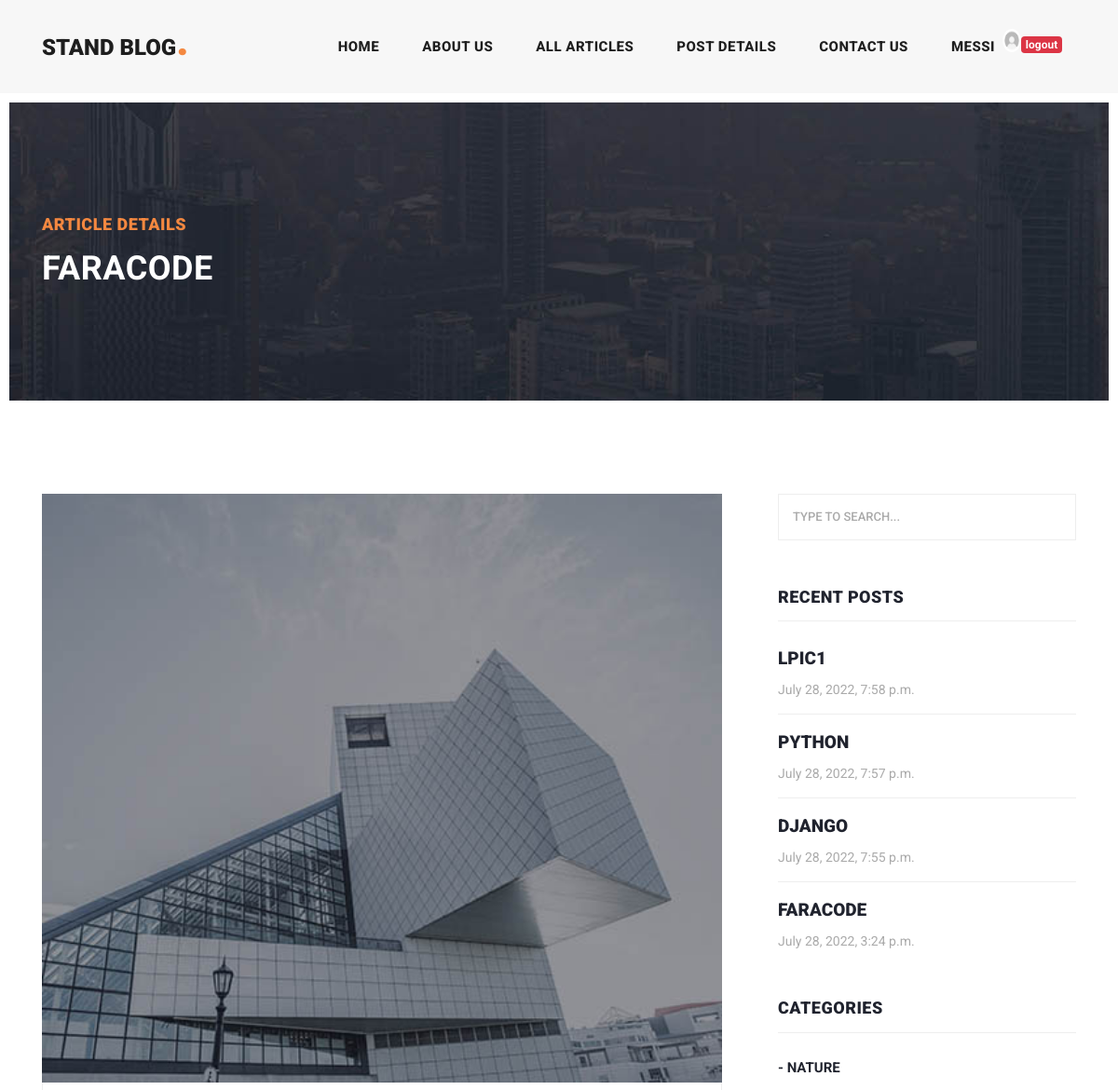
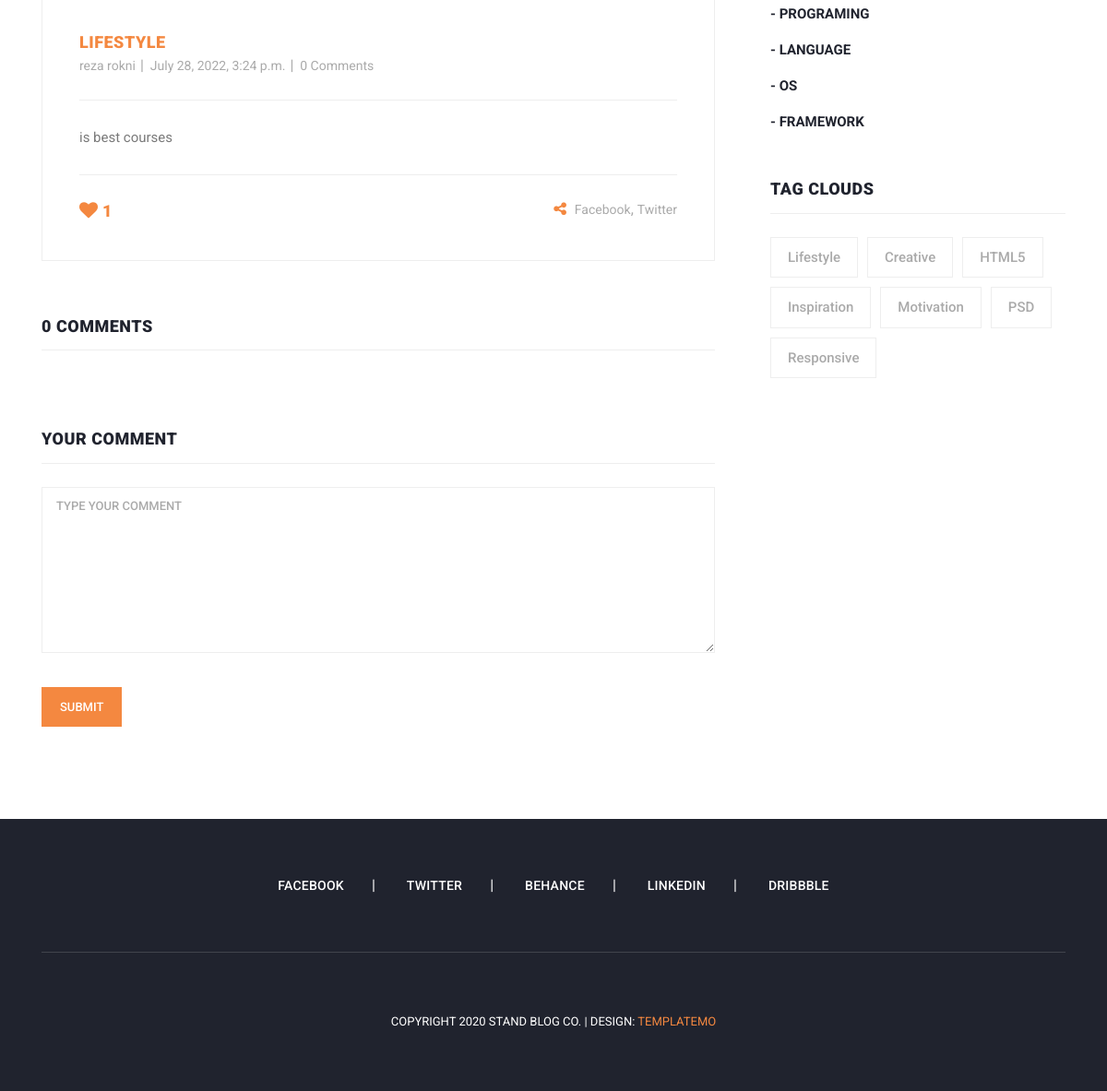
The page /articles/detail/faracode (signed in) on the database its author committed (2 pictures, top to bottom).
### blog_post/models.py (models this page shows, shortened)
class Article(models.Model):
    auther = models.ForeignKey(User, on_delete=models.CASCADE, related_name='articles')
    category =models.ManyToManyField(Category, related_name='articles')
    title = models.CharField(max_length=70)
    body = models.TextField()
    image = models.ImageField(upload_to='images/articles')
    created = models.DateTimeField(auto_now_add=True)
    updated = models.DateTimeField(auto_now=True)
    pubdate = models.DateField(default=timezone.now)
    slug = models.SlugField(blank=True, unique=True)
    class Meta:
        ordering = ('-updated', '-created' ) # - : from last to first
    def get_absolute_url(self):
        return reverse('blog_post:article_detail', kwargs={'slug': self.slug})

class Category(models.Model):
    title = models.CharField(max_length=100)
    updated = models.DateTimeField(auto_now_add=True)

### blog_post/views.py (the view)
# urls.py: path('detail/<str:slug>', views.ArticleDetailView.as_view(), name='article_detail'),
class ArticleDetailView(DetailView):
    model = Article
    def get_context_data(self, **kwargs):
        context = super().get_context_data(**kwargs)
        if self.request.user.likes.filter(article__slug=self.object.slug, user_id=self.request.user.id).exists():
            context['is_liked'] = True
        else:
            context['is_liked'] = False
        return context

### context_processors/context_processors.py (called while the page is built)
def recent_articles(request):
    recent_articles = Article.objects.order_by('-created')
    return {'recent_articles': recent_articles}

def categories(request):
    categories = Category.objects.all()
    return {'categories': categories}

### blog_post/templates/blog_post/article_detail.html (shortened to what this page needs)
{% extends 'base.html' %}
{% load static %}
{% block contant %}
    <div class="heading-page header-text">
        <section class="page-heading">
            <div class="container">
                <div class="row">
                    <div class="col-lg-12">
                        <div class="text-content">
                            <h4>Article Details</h4>
                            <h2>{{ article.title }}</h2>
                        </div>
                    </div>
                </div>
            </div>
        </section>
    </div>
    <section class="blog-posts grid-system">
        <div class="container">
            <div class="row">
                <div class="col-lg-8">
                    <div class="all-blog-posts">
                        <div class="row">
                            <div class="col-lg-12">
                                <div class="blog-post">
                                    <div class="blog-thumb">
                                        <img src="{{ article.image.url }}" alt="">
                                    </div>
                                    <div class="down-content">
                                        <span>Lifestyle</span>
                                        <ul class="post-info">
                                            <li><a href="#">{{ article.auther.get_full_name }}</a></li>
                                            <li><a href="#">{{ article.created }}</a></li>
                                            <li><a href="#">{{ article.comments.all.count }} Comments</a></li>
                                        </ul>
                                        <p>{{ article.body }}</p>
                                        <div class="post-options">
                                            <div class="row">
                                                <div class="col-6">
                                                    <ul class="post-tags">
                                                        {% if is_liked %}
                                                            <li>
                                                                <a onclick="like('{{ article.slug }}', '{{ article.id }}')"
                                                                ><i id="like"
                                                                        style="font-size: 20px"
                                                                        class="fa fa-heart"></i><span id="count">{{ article.likes.all.count }}</span></a>
                                                            </li>
                                                        {% endif %}
                                                    </ul>
                                                </div>
                                                <div class="col-6">
                                                    <ul class="post-share">
                                                        <li><i class="fa fa-share-alt"></i></li>
                                                        <li><a href="#">Facebook</a>,</li>
                                                        <li><a href="#"> Twitter</a></li>
                                                    </ul>
                                                </div>
                                            </div>
                                        </div>
                                    </div>
                                </div>
                            </div>
                            <div class="col-lg-12">
                                <div class="sidebar-item comments">
                                    <div class="sidebar-heading">
                                        <h2>{{ article.comments.all.count }} Comments</h2>
                                    </div>
                                </div>
                            </div>
                            {% if request.user.is_authenticated %}
                                <div class="col-lg-12">
                                    <div class="sidebar-item submit-comment">
                                        <div class="sidebar-heading">
                                            <h2>Your comment</h2>
                                        </div>
                                        <div class="content">
                                            <form id="comment" action="#" method="POST">
                                                <div class="row">
                                                    <div class="col-lg-12">
                                                        <fieldset>
                                                    <textarea name="body" rows="6" id="body"
                                                              placeholder="Type your comment" required=""></textarea>
                                                        </fieldset>
                                                    </div>
                                                    <div class="col-lg-12">
                                                        <fieldset>
                                                            <button type="submit" id="form-submit" class="main-button">
                                                                Submit
                                                            </button>
                                                        </fieldset>
                                                    </div>
                                                </div>
                                            </form>
                                        </div>
                                    </div>
                                </div>
                            {% else %}
                                <a class="btn btn-danger" href="{% url 'account:login' %}">for sending comment please
                                    login</a>
                            {% endif %}
                        </div>
                    </div>
                </div>
                {% include 'includes/side_bar.html' %}
            </div>
        </div>
    </section>
{% endblock %}

### templates/includes/header.html (shortened to what this page needs)
{% load static %}
<header class="">
    <nav class="navbar navbar-expand-lg">
        <div class="container">
            <a class="navbar-brand" href="index.html"><h2>Stand Blog<em>.</em></h2></a>
            <div class="collapse navbar-collapse" id="navbarResponsive">
                <ul class="navbar-nav ml-auto">
                    <li class="nav-item {% if request.resolver_match.url_name == 'home' %}active{% endif %}">
                        <a class="nav-link" href="{% url 'home:home' %}">home
                        </a>
                    </li>
                    <li class="nav-item">
                        <a class="nav-link" href="about.html">About Us</a>
                    </li>
                     <li class="nav-item {% if request.resolver_match.url_name == 'articles_list' %}active{% endif %}">
                        <a class="nav-link" href="{% url 'blog_post:articles_list' %}">All Articles</a>
                    </li>
                    <li class="nav-item">
                        <a class="nav-link" href="post-details.html">Post Details</a>
                    </li>
                    <li class="nav-item">
                        <a class="nav-link" href="{% url 'blog_post:contact_us' %}">Contact Us</a>
                    </li>
                    <li class="nav-item">
                        {% if request.user.is_authenticated %}
                            <div class="d-flex">
                                <a class="nav-link" href="">{{ request.user.username }}</a>
                                {% if user.profile.image %}
                                    <img src="{{ user.profile.image.url }}" width="20px" height="25px"
                                         style="border-radius: 100%" alt="">
                                {% else %}
                                    <img src="{% static 'images/icons/index.jpg' %}" width="20px" height="25px"
                                         style="border-radius: 100%" alt="">
                                {% endif %}
                                <a href="{% url 'account:logout' %}"><span
                                        class="badge badge-danger mt-2"> logout</span></a>
                            </div>
                        {% else %}
                            <div class="d-flex">
                                <a class="nav-link" href="{% url 'account:login' %}">login</a>
                                <a class="nav-link" href="{% url 'account:register' %}"> register</a>
                            </div>
                        {% endif %}
                    </li>
                </ul>
            </div>
        </div>
    </nav>
</header>

### templates/includes/side_bar.html
{% load static %}
 <div class="col-lg-4">
            <div class="sidebar">
              <div class="row">
                <div class="col-lg-12">
                  <div class="sidebar-item search">
                    <form id="search_form" name="gs" method="GET" action="{% url 'blog_post:search_articles' %}">
                      <input type="text" name="q" class="searchText" placeholder="type to search..." autocomplete="on">
                    </form>
                  </div>
                </div>
                <div class="col-lg-12">
                  <div class="sidebar-item recent-posts">
                    <div class="sidebar-heading">
                      <h2>Recent Posts</h2>
                    </div>
                    <div class="content">
                      <ul>
                        {% for article in recent_articles %}
                            <li><a href="{{ article.get_absolute_url }}">
                          <h5>{{ article.title }}</h5>
                          <span>{{ article.created }}</span>
                        </a></li>
                          {% endfor %}
                      </ul>
                    </div>
                  </div>
                </div>
                <div class="col-lg-12">
                  <div class="sidebar-item categories">
                    <div class="sidebar-heading">
                      <h2>Categories</h2>
                    </div>
                    <div class="content">
                      <ul>
                       {% for cat in categories %}
                        <li><a href="{% url 'blog_post:category_detail' cat.id %}">- {{ cat.title }}</a></li>
                       {% endfor %}
                      </ul>
                    </div>
                  </div>
                </div>
                <div class="col-lg-12">
                  <div class="sidebar-item tags">
                    <div class="sidebar-heading">
                      <h2>Tag Clouds</h2>
                    </div>
                    <div class="content">
                      <ul>
                        <li><a href="#">Lifestyle</a></li>
                        <li><a href="#">Creative</a></li>
                        <li><a href="#">HTML5</a></li>
                        <li><a href="#">Inspiration</a></li>
                        <li><a href="#">Motivation</a></li>
                        <li><a href="#">PSD</a></li>
                        <li><a href="#">Responsive</a></li>
                      </ul>
                    </div>
                  </div>
                </div>
              </div>
            </div>
          </div>

### rows shown on the page
Article: title "FARACODE", image (picture), auther.get_full_name "reza rokni", created "July 28, 2022, 3:24 p.m.", comments.all.count "0", body "is best courses", likes.all.count "1"
Article: title "LPIC1", created "July 28, 2022, 7:58 p.m."
Article: title "PYTHON", created "July 28, 2022, 7:57 p.m."
Article: title "DJANGO", created "July 28, 2022, 7:55 p.m."
Category: title "NATURE"
Category: title "PROGRAMING"
Category: title "LANGUAGE"
Category: title "OS"
Category: title "FRAMEWORK"

### other values the page prints
{{ request.user.username }} "MESSI"
